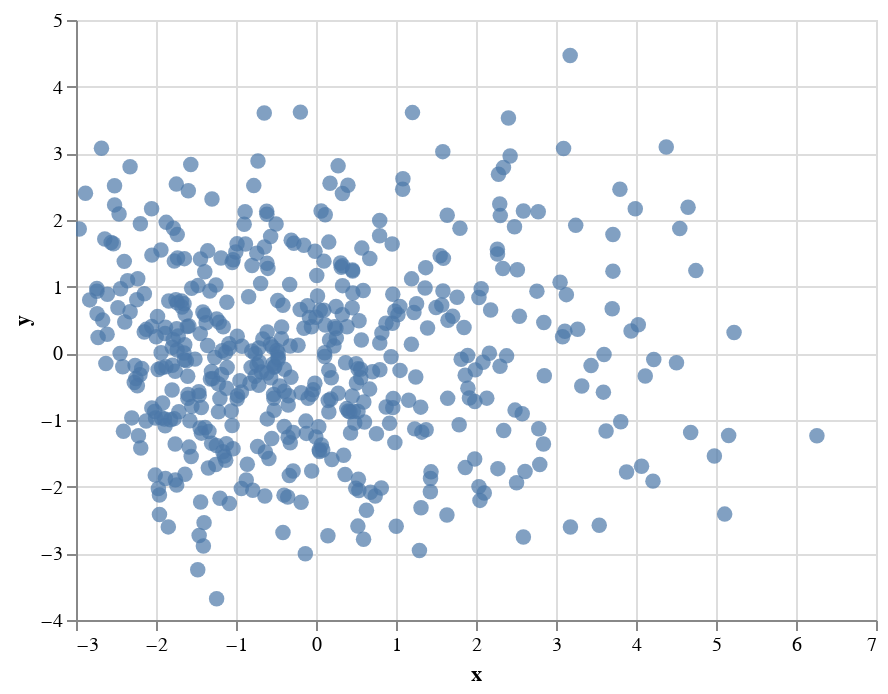

Here is the notebook cell this chart was saved with:
### Code cell
#Plotting the reduced data
alt.Chart(vis_data).mark_circle(size=60).encode(
    x='x',
    y='y',
    tooltip=['Gender', 'Age']
).interactive()

### Figure 1 — Vega-Lite specification as saved in the notebook (floating-point values rounded to 4 significant figures; data arrays with more than 128 entries replaced by an {"elided": "..."} marker saying what was removed)
{"config": {"view": {"continuousWidth": 400, "continuousHeight": 300}}, "data": {"name": "data-331869eb6a76b917a78e5e8162716308"}, "mark": {"type": "circle", "size": 60}, "encoding": {"tooltip": [{"field": "Gender", "type": "quantitative"}, {"field": "Age", "type": "quantitative"}], "x": {"field": "x", "type": "quantitative"}, "y": {"field": "y", "type": "quantitative"}}, "selection": {"selector001": {"type": "interval", "bind": "scales", "encodings": ["x", "y"]}}, "$schema": "https://vega.github.io/schema/vega-lite/v4.17.0.json", "datasets": {"data-331869eb6a76b917a78e5e8162716308": {"elided": "500 records"}}}
